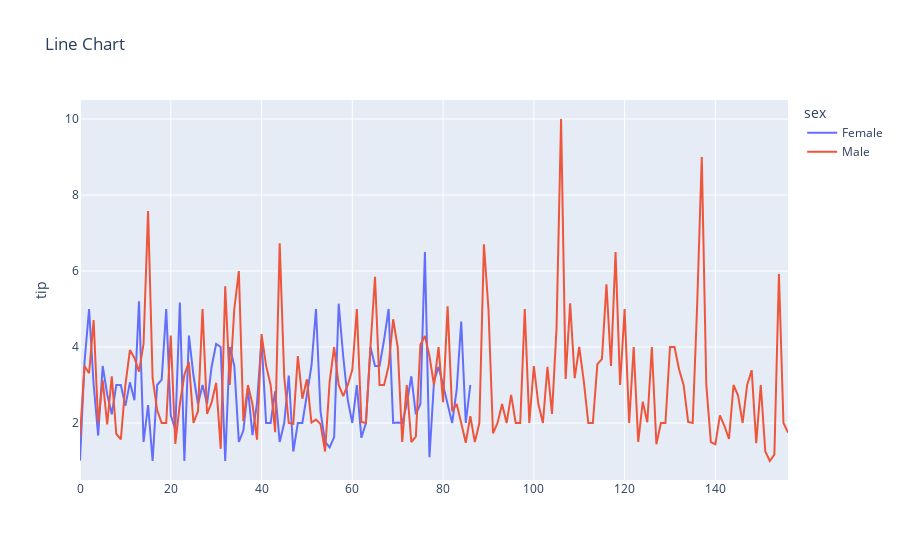

Here is the notebook cell this chart was saved with:
### Code cell
# Using plotly library to plot line chart
fig = px.line(tips, y='tip',color='sex', title ='Line Chart')

# showing the plot
fig.show()

### Figure 1 — Plotly figure (JSON) as saved in the notebook; plotly's stock layout.template omitted (floating-point values rounded to 4 significant figures; data arrays with more than 128 entries replaced by an {"elided": "..."} marker saying what was removed)
{"data": [{"hovertemplate": "sex=Female<br>tip=%{y}<extra></extra>", "legendgroup": "Female", "line": {"color": "#636efa", "dash": "solid"}, "mode": "lines", "name": "Female", "showlegend": true, "type": "scatter", "xaxis": "x", "y": [1.01, 3.61, 5, 3.02, 1.67, 3.5, 2.75, 2.23, 3, 3, 2.45, 3.07, 2.6, 5.2, 1.5, 2.47, 1, 3, 3.14, 5, 2.2, 1.83, 5.17, 1, 4.3, 3.25, 2.5, 3, 2.5, 3.48, 4.08, 4, 1, 4, 3.5, 1.5, 1.8, 2.92, 1.68, 2.52, 4.2, 2, 2, 2.83, 1.5, 2, 3.25, 1.25, 2, 2, 2.75, 3.5, 5, 2.3, 1.5, 1.36, 1.63, 5.14, 3.75, 2.61, 2, 3, 1.61, 2, 4, 3.5, 3.5, 4.19, 5, 2, 2.01, 2, 2.5, 3.23, 2.23, 2.5, 6.5, 1.1, 3.09, 3.48, 3, 2.5, 2, 2.88, 4.67, 2, 3], "yaxis": "y"}, {"hovertemplate": "sex=Male<br>tip=%{y}<extra></extra>", "legendgroup": "Male", "line": {"color": "#EF553B", "dash": "solid"}, "mode": "lines", "name": "Male", "showlegend": true, "type": "scatter", "xaxis": "x", "y": {"elided": "157 float values"}, "yaxis": "y"}], "layout": {"legend": {"title": {"text": "sex"}, "tracegroupgap": 0}, "title": {"text": "Line Chart"}, "xaxis": {"anchor": "y", "domain": [0, 1]}, "yaxis": {"anchor": "x", "domain": [0, 1], "title": {"text": "tip"}}}}
